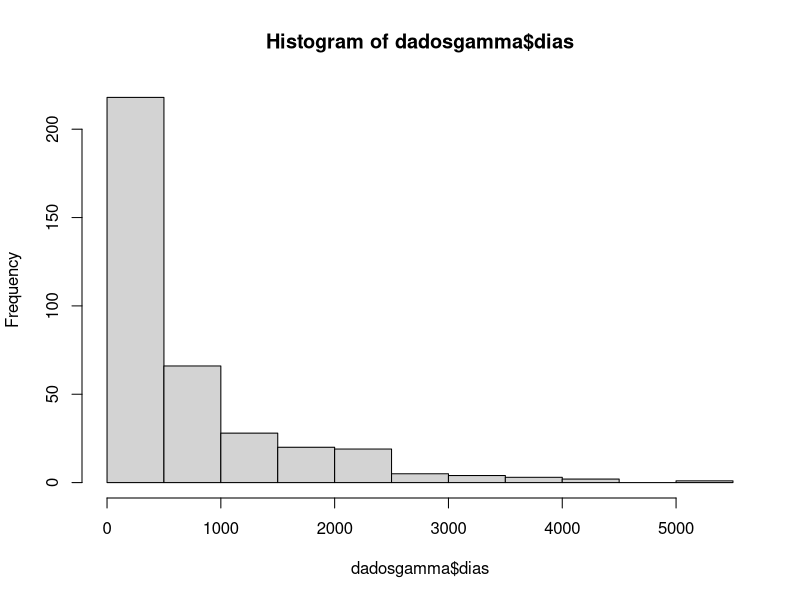

The R script that drew this image: (Note: this script raises an error after producing the figure.)
## -------
## Implementação do algoritmo de estimação
## dos betas em Modelos Lineares Generalizados
## -------


## ---
## Distribuição Gamma
## ---

## Primeiro passo é gerar dados para o teste da implmentação
n = 1500

betas = c(0.5, 0.3, 0.4, -0.7, -0.2)

x1 = rnorm(n=n,mean=0,sd=2)
x2 = rbinom(n=n,size=1,prob=0.55)
x3 = rgamma(n=n,shape=2,rate=2)
x4 = rnorm(n=n,mean=0,sd=1)

X = cbind(1,x1,x2,x3,x4)

ni = X %*% betas

mu = exp(ni)
a = 2

set.seed(12)
y = rgamma(n=n,shape=1/a,scale=mu*a)

#hist(y)

dados = cbind(x1,x2,x3,x4,y)
dados = as.data.frame(dados)


## ---
## Estimação pelo pacote GLM
## ---

gamaglm = glm(y~x1+x2+x3+x4,
              data=dados,
              family=Gamma(link="log"))

summary(gamaglm)

## ---
## Estimação do conjunto de dados sobre eletricidade
## ---

## leitura dos dados
library(readxl)

dadosgamma = read_excel('dados_eletricidade_gamma.xlsx')

head(dadosgamma)

dadosgamma$extensao_km = gsub(",", ".", dadosgamma$extensao_km)

dadosgamma = as.data.frame(dadosgamma)

dadosgamma$extensao_km = as.numeric(dadosgamma$extensao_km)
dadosgamma$tensao_kv = as.numeric(dadosgamma$tensao_kv)
dadosgamma$dias = as.numeric(dadosgamma$dias)

summary(dadosgamma)
dim(dadosgamma)

## visualizando o histograma para os dias

hist(dadosgamma$dias)

## Tranformando a variavel de dias para semanas

dadosgamma$dias = dadosgamma$dias/7

## transformando a variável tipo de falha em dummy

unique(dadosgamma$Tipo_de_falha)

dummies = model.matrix(~ Tipo_de_falha - 1, data =dadosgamma)

elet = subset(dadosgamma,select = -c(Tipo_de_falha, linha))

elet=cbind(elet,dummies)
head(elet)

colnames(elet)[4:8] = c("dpropria", "dconst",
                        "dmanut", "dambiente", "dterceiros")

colnames(elet)[3] = "semanas"

## tem que excluir uma para ser a categoria de referencia
## pois se não se torna uma cobinação linear das outras

elet = subset(elet,select = -c(dpropria))


## Ajustando um modelo linear generalizado gamma para os dados

glmgamma = glm(dias~.,data=elet, 
               family = Gamma(link='log'))

summary(glmgamma)


## Algoritmo de forma otimizada

X = subset(elet,select=-c(semanas)); X = as.matrix(X)
X = cbind(1,X)

y = elet$semanas

iter = 20

betas = matrix(data=NA,ncol=dim(X)[2],nrow=iter)
erros = NULL

for (i in 1:iter){
  if(i == 1){
    eta = log(y)
    mu = exp(eta)
  }
  if(i!=1){
    eta = X %*% betas[i-1,]
    mu = exp(eta)
  }
  
  z = eta + ((y-mu)*(1/mu))
  z = matrix(z,nrow=length(y),ncol=1,byrow=F)
  
  w = c(1/(mu^2*(1/mu^2)))
  w = diag(w)
  
  betas[i,] = solve(t(X) %*% w %*% X) %*% t(X) %*% w %*% z
  erros[i] = sum((betas[i,] - betas[i-1,])^2/betas[i-1,])
}

betas[20,]
glmgamma$coefficients




